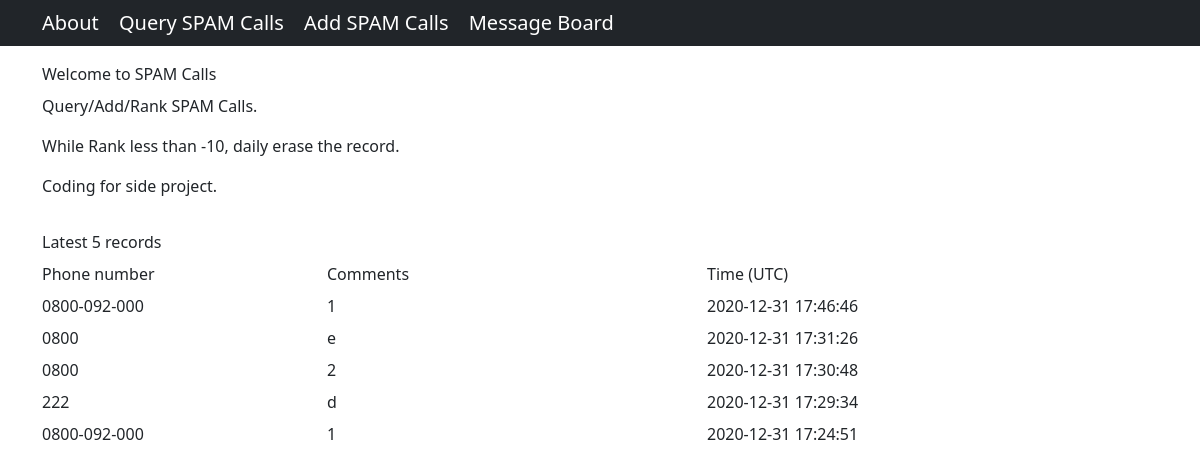
/about, run on the app's committed database.
### tables this page shows
CREATE TABLE calls (
            id INTEGER PRIMARY KEY AUTOINCREMENT,
            phone TEXT NOT NULL,
            comments TEXT NOT NULL,
            time TIMESTAMP DEFAULT CURRENT_TIMESTAMP,
            rank INTEGER DEFAULT 0
        );

### routes.py (the view)
@app.route("/", methods=["POST", "GET"])
@app.route("/about", methods=["POST", "GET"])
def about():
    sql = "select * from calls order by id desc limit 5"
    with sqlite3.connect(database) as con:
        con.row_factory = sqlite3.Row
        cur = con.cursor()
        cur.execute(sql)
        data = cur.fetchall()
    msg = ""
    if data == []:
        msg = None
        return render_template("result.html", action='query', msg=msg)
    return render_template("about.html", data=data)

### templates/about.html (shortened to what this page needs)
{% extends "template.html" %}
{% block main %}
<div class="container">
    <label class="form-label">Welcome to SPAM Calls</label>
    <p class="text-justify">Query/Add/Rank SPAM Calls.</p>
    <p class="text-justify">While Rank less than -10, daily erase the record.</p>
    <p class="text-justify">Coding for side project.</p>
</div>
<div class="container">
    {% if msg != None%}
    <label class="form-label">Latest 5 records</label>
    <div class="row mb-2">
        <div class="col-3">Phone number</div>
        <div class="col-4">Comments</div>
        <div class="col-4">Time (UTC)</div>
    </div>
    {% for rec in data %}
    <div class="row mb-2">
        <div class="col-3">{{ rec["phone"] }}</div>
        <div class="col-4 newline">{{ rec["comments"] }}</div>
        <div class="col-4">{{ rec["time"] }}</div>
    </div>
    {% endfor %}
    {% endif %}
</div>
{% endblock %}

### data on the page
calls: phone "0800-092-000", comments "1", time "2020-12-31 17:46:46"
calls: phone "0800", comments "e", time "2020-12-31 17:31:26"
calls: phone "0800", comments "2", time "2020-12-31 17:30:48"
calls: phone "222", comments "d", time "2020-12-31 17:29:34"
calls: phone "0800-092-000", comments "1", time "2020-12-31 17:24:51"
